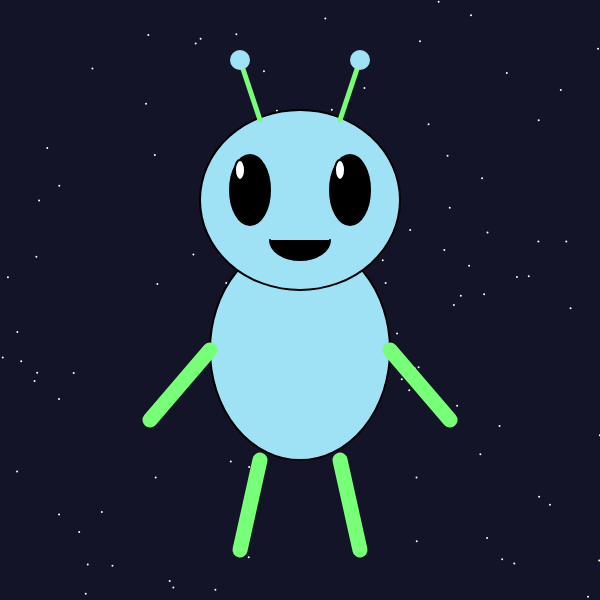
Frame 1 (no input)
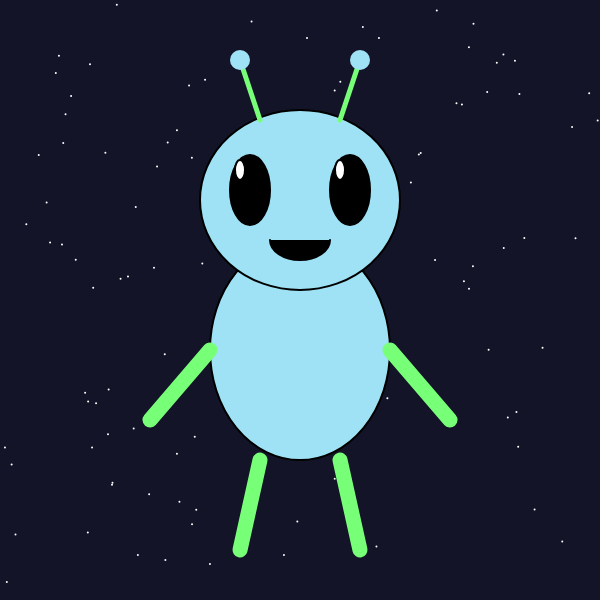
Frame 60 (no input)
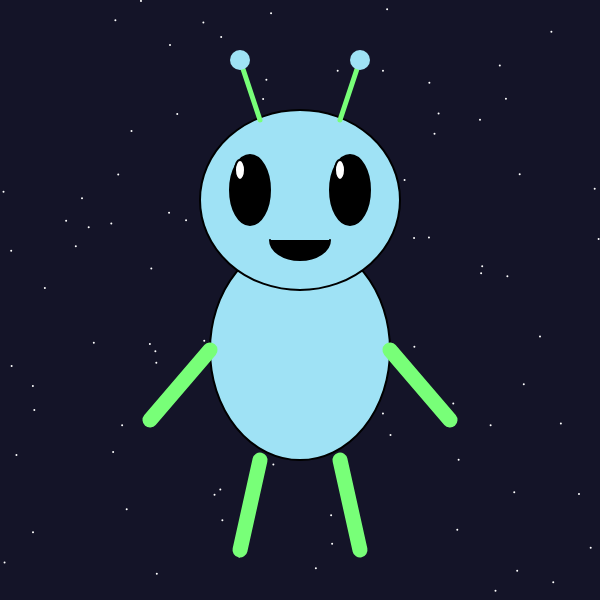
Frame 120 (the mouse pressed at the canvas centre since frame 60)

The p5.js sketch that drew these frames (run headless with seeded random() and noise() and a simulated clock; from frame 60 on, the mouse is pressed at the canvas centre):

// p5.js sketch
// ── sketch.js
function setup() {
  createCanvas(600,600);
}

function draw() {
  background(20, 20, 40); // dark space background
  
  // Stars
  for (let i = 0; i < 100; i++) {
    fill(255);
    noStroke();
    circle(random(width), random(height), 2);
  }

  // Alien Body
  fill(159, 226, 245);
  stroke(0);
  strokeWeight(2);
  ellipse(300, 350, 180, 220);

  // Alien Head
  fill(159, 226, 245);
  ellipse(300, 200, 200, 180);

  // Eyes
  fill(0);
  ellipse(250, 190, 40, 70);
  ellipse(350, 190, 40, 70);

  // Eye shine
  fill(255);
  ellipse(240, 170, 10, 20);
  ellipse(340, 170, 10, 20);

  // Mouth
  fill(0);
  arc(300, 240, 60, 40, 0, PI);

  // Antennas
  stroke(120, 255, 120);
  strokeWeight(5);
  line(260, 120, 240, 60);
  line(340, 120, 360, 60);

  fill(159, 226, 245);
  noStroke();
  circle(240, 60, 20);
  circle(360, 60, 20);

  // Arms
  stroke(120, 255, 120);
  strokeWeight(15);
  line(210, 350, 150, 420);
  line(390, 350, 450, 420);

  // Legs
  line(260, 460, 240, 550);
  line(340, 460, 360, 550);
}
